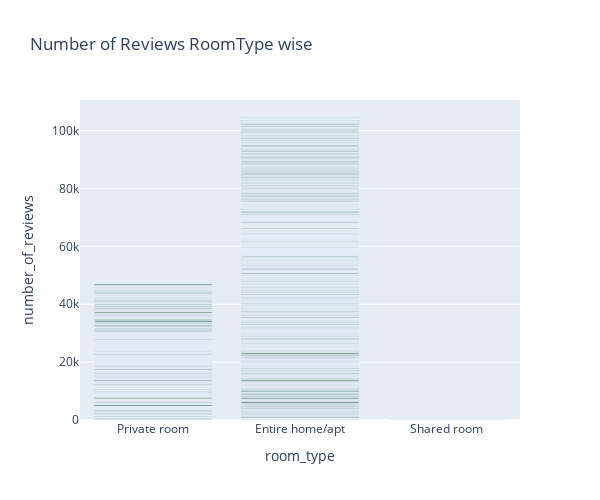
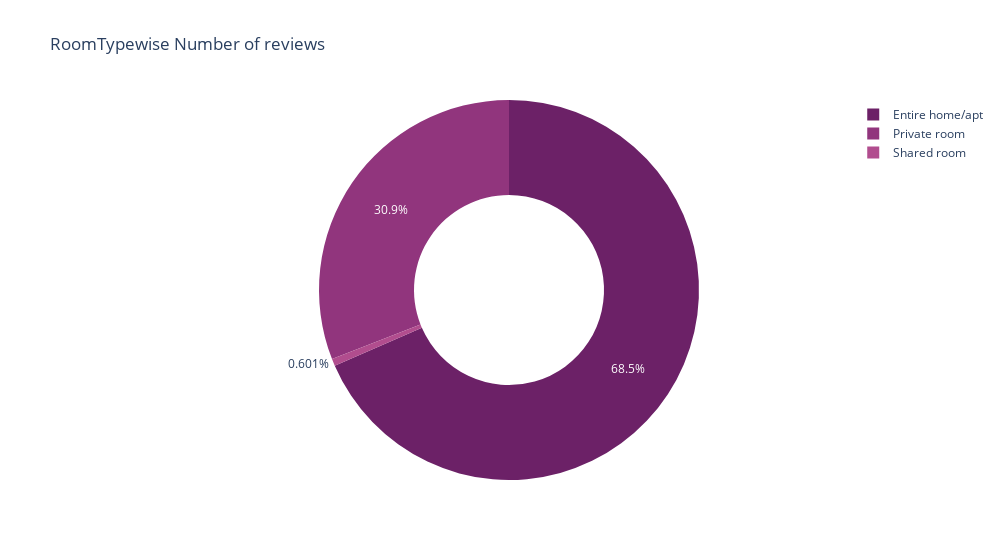

Notebook source saved alongside these figures, in order:
### Code cell
fig.show()
fig_pie_1.show()

### Figure 1 — Plotly figure (JSON) as saved in the notebook; plotly's stock layout.template omitted (floating-point values rounded to 4 significant figures; data arrays with more than 128 entries replaced by an {"elided": "..."} marker saying what was removed)
{"data": [{"alignmentgroup": "True", "hovertemplate": "room_type=%{x}<br>number_of_reviews=%{y}<extra></extra>", "legendgroup": "", "marker": {"color": "rgb(0,68,27)", "pattern": {"shape": ""}}, "name": "", "offsetgroup": "", "orientation": "v", "showlegend": false, "textposition": "auto", "type": "bar", "x": {"elided": "5555 str values"}, "xaxis": "x", "y": {"elided": "5555 int values"}, "yaxis": "y"}], "layout": {"barmode": "relative", "height": 500, "legend": {"tracegroupgap": 0}, "title": {"text": "Number of Reviews RoomType wise"}, "width": 600, "xaxis": {"anchor": "y", "domain": [0, 1], "title": {"text": "room_type"}}, "yaxis": {"anchor": "x", "domain": [0, 1], "title": {"text": "number_of_reviews"}}}}

### Figure 2 — Plotly figure (JSON) as saved in the notebook; plotly's stock layout.template omitted (floating-point values rounded to 4 significant figures)
{"data": [{"customdata": [[105007], [47425], [922]], "domain": {"x": [0, 1], "y": [0, 1]}, "hole": 0.5, "hovertemplate": "room_type=%{label}<br>number_of_reviews=%{customdata[0]}<extra></extra>", "labels": ["Entire home/apt", "Private room", "Shared room"], "legendgroup": "", "name": "", "showlegend": true, "type": "pie", "values": [105007, 47425, 922]}], "layout": {"legend": {"tracegroupgap": 0}, "piecolorway": ["rgb(108, 33, 103)", "rgb(145, 53, 125)", "rgb(177, 77, 142)", "rgb(202, 105, 157)", "rgb(221, 136, 172)", "rgb(234, 169, 189)", "rgb(243, 203, 211)"], "title": {"text": "RoomTypewise Number of reviews"}, "width": 1000}}
